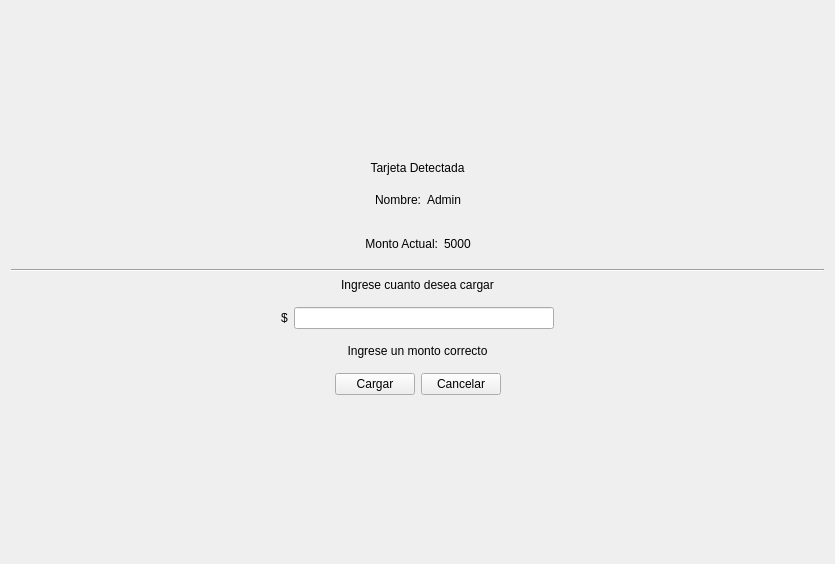
<?xml version="1.0" encoding="UTF-8"?>
<ui version="4.0">
 <class>Form</class>
 <widget class="QWidget" name="Form">
  <property name="geometry">
   <rect>
    <x>0</x>
    <y>0</y>
    <width>835</width>
    <height>564</height>
   </rect>
  </property>
  <property name="windowTitle">
   <string>Form</string>
  </property>
  <layout class="QVBoxLayout" name="verticalLayout">
   <item>
    <spacer name="top_space">
     <property name="orientation">
      <enum>Qt::Vertical</enum>
     </property>
     <property name="sizeHint" stdset="0">
      <size>
       <width>20</width>
       <height>135</height>
      </size>
     </property>
    </spacer>
   </item>
   <item>
    <widget class="QLabel" name="detected_lbl">
     <property name="text">
      <string>Tarjeta Detectada</string>
     </property>
     <property name="alignment">
      <set>Qt::AlignCenter</set>
     </property>
    </widget>
   </item>
   <item>
    <widget class="QWidget" name="detected_container" native="true">
     <layout class="QHBoxLayout" name="horizontalLayout_2">
      <item>
       <spacer name="left_space4">
        <property name="orientation">
         <enum>Qt::Horizontal</enum>
        </property>
        <property name="sizeHint" stdset="0">
         <size>
          <width>40</width>
          <height>20</height>
         </size>
        </property>
       </spacer>
      </item>
      <item>
       <widget class="QLabel" name="name_text_lbl">
        <property name="text">
         <string>Nombre:</string>
        </property>
        <property name="alignment">
         <set>Qt::AlignRight|Qt::AlignTrailing|Qt::AlignVCenter</set>
        </property>
       </widget>
      </item>
      <item>
       <widget class="QLabel" name="name_lbl">
        <property name="text">
         <string>Admin</string>
        </property>
        <property name="alignment">
         <set>Qt::AlignLeading|Qt::AlignLeft|Qt::AlignVCenter</set>
        </property>
       </widget>
      </item>
      <item>
       <spacer name="right_space4">
        <property name="orientation">
         <enum>Qt::Horizontal</enum>
        </property>
        <property name="sizeHint" stdset="0">
         <size>
          <width>40</width>
          <height>20</height>
         </size>
        </property>
       </spacer>
      </item>
     </layout>
    </widget>
   </item>
   <item>
    <widget class="QWidget" name="balance_container" native="true">
     <layout class="QHBoxLayout" name="horizontalLayout_3">
      <item>
       <spacer name="left_space3">
        <property name="orientation">
         <enum>Qt::Horizontal</enum>
        </property>
        <property name="sizeHint" stdset="0">
         <size>
          <width>40</width>
          <height>20</height>
         </size>
        </property>
       </spacer>
      </item>
      <item>
       <widget class="QLabel" name="balance_text_lbl">
        <property name="text">
         <string>Monto Actual:</string>
        </property>
        <property name="alignment">
         <set>Qt::AlignRight|Qt::AlignTrailing|Qt::AlignVCenter</set>
        </property>
       </widget>
      </item>
      <item>
       <widget class="QLabel" name="balance_lbl">
        <property name="text">
         <string>5000</string>
        </property>
       </widget>
      </item>
      <item>
       <spacer name="right_space3">
        <property name="orientation">
         <enum>Qt::Horizontal</enum>
        </property>
        <property name="sizeHint" stdset="0">
         <size>
          <width>40</width>
          <height>20</height>
         </size>
        </property>
       </spacer>
      </item>
     </layout>
    </widget>
   </item>
   <item>
    <widget class="Line" name="line">
     <property name="orientation">
      <enum>Qt::Horizontal</enum>
     </property>
    </widget>
   </item>
   <item>
    <widget class="QLabel" name="charge_lbl">
     <property name="text">
      <string>Ingrese cuanto desea cargar</string>
     </property>
     <property name="alignment">
      <set>Qt::AlignCenter</set>
     </property>
    </widget>
   </item>
   <item>
    <widget class="QWidget" name="entry_container" native="true">
     <layout class="QHBoxLayout" name="horizontalLayout_4">
      <item>
       <spacer name="left_space2">
        <property name="orientation">
         <enum>Qt::Horizontal</enum>
        </property>
        <property name="sizeHint" stdset="0">
         <size>
          <width>40</width>
          <height>20</height>
         </size>
        </property>
       </spacer>
      </item>
      <item>
       <widget class="QLabel" name="cash_lbl">
        <property name="text">
         <string>$</string>
        </property>
       </widget>
      </item>
      <item>
       <widget class="QLineEdit" name="lineEdit"/>
      </item>
      <item>
       <spacer name="right_space2">
        <property name="orientation">
         <enum>Qt::Horizontal</enum>
        </property>
        <property name="sizeHint" stdset="0">
         <size>
          <width>40</width>
          <height>20</height>
         </size>
        </property>
       </spacer>
      </item>
     </layout>
    </widget>
   </item>
   <item>
    <widget class="QLabel" name="error_lbl">
     <property name="text">
      <string>Ingrese un monto correcto</string>
     </property>
     <property name="alignment">
      <set>Qt::AlignCenter</set>
     </property>
    </widget>
   </item>
   <item>
    <widget class="QWidget" name="widget" native="true">
     <layout class="QHBoxLayout" name="horizontalLayout">
      <item>
       <spacer name="left_space">
        <property name="orientation">
         <enum>Qt::Horizontal</enum>
        </property>
        <property name="sizeHint" stdset="0">
         <size>
          <width>40</width>
          <height>20</height>
         </size>
        </property>
       </spacer>
      </item>
      <item>
       <widget class="QPushButton" name="charge_btn">
        <property name="sizePolicy">
         <sizepolicy hsizetype="Minimum" vsizetype="Fixed">
          <horstretch>0</horstretch>
          <verstretch>0</verstretch>
         </sizepolicy>
        </property>
        <property name="text">
         <string>Cargar</string>
        </property>
       </widget>
      </item>
      <item>
       <widget class="QPushButton" name="cancel_btn">
        <property name="text">
         <string>Cancelar</string>
        </property>
       </widget>
      </item>
      <item>
       <spacer name="right_space">
        <property name="orientation">
         <enum>Qt::Horizontal</enum>
        </property>
        <property name="sizeHint" stdset="0">
         <size>
          <width>40</width>
          <height>20</height>
         </size>
        </property>
       </spacer>
      </item>
     </layout>
    </widget>
   </item>
   <item>
    <spacer name="bottom_space">
     <property name="orientation">
      <enum>Qt::Vertical</enum>
     </property>
     <property name="sizeHint" stdset="0">
      <size>
       <width>20</width>
       <height>135</height>
      </size>
     </property>
    </spacer>
   </item>
  </layout>
 </widget>
 <resources/>
 <connections/>
</ui>
